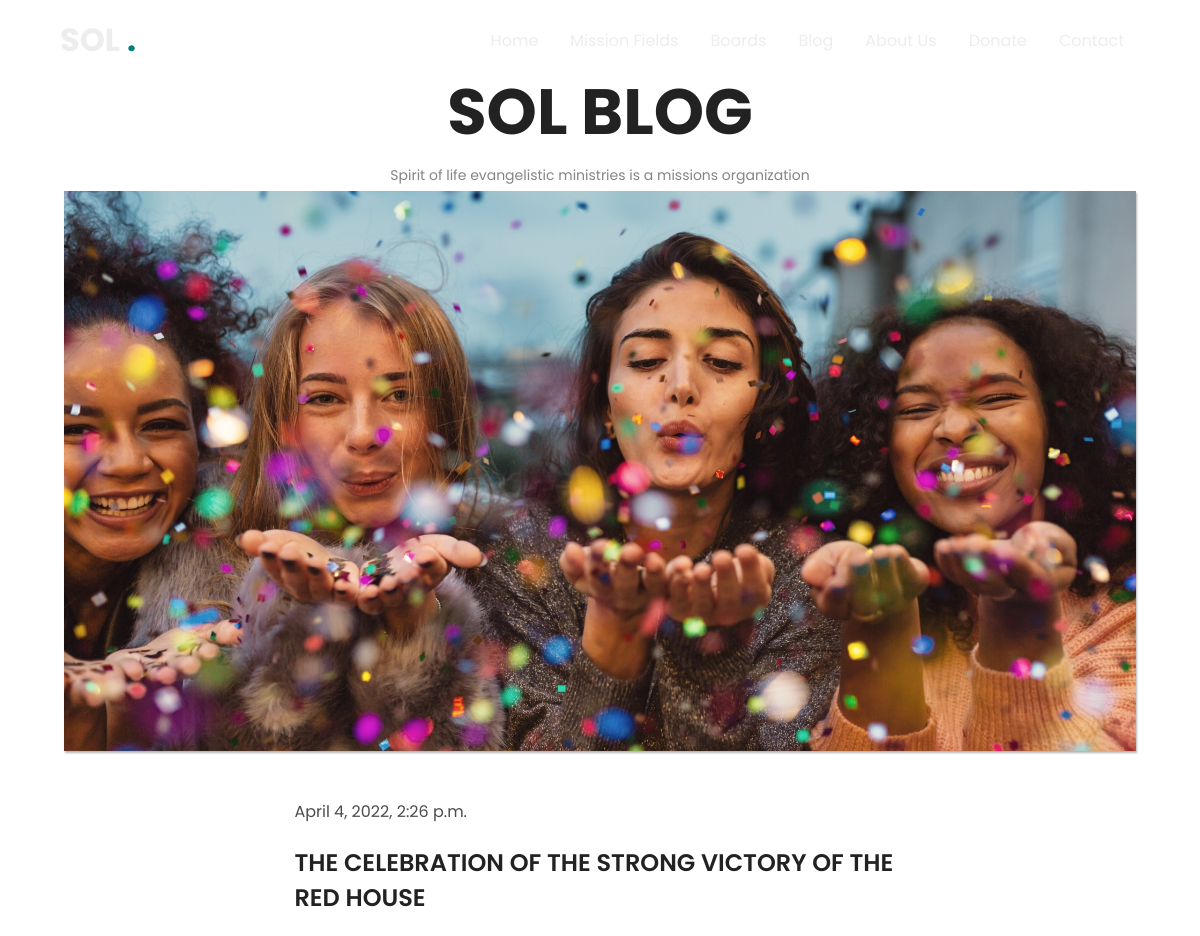
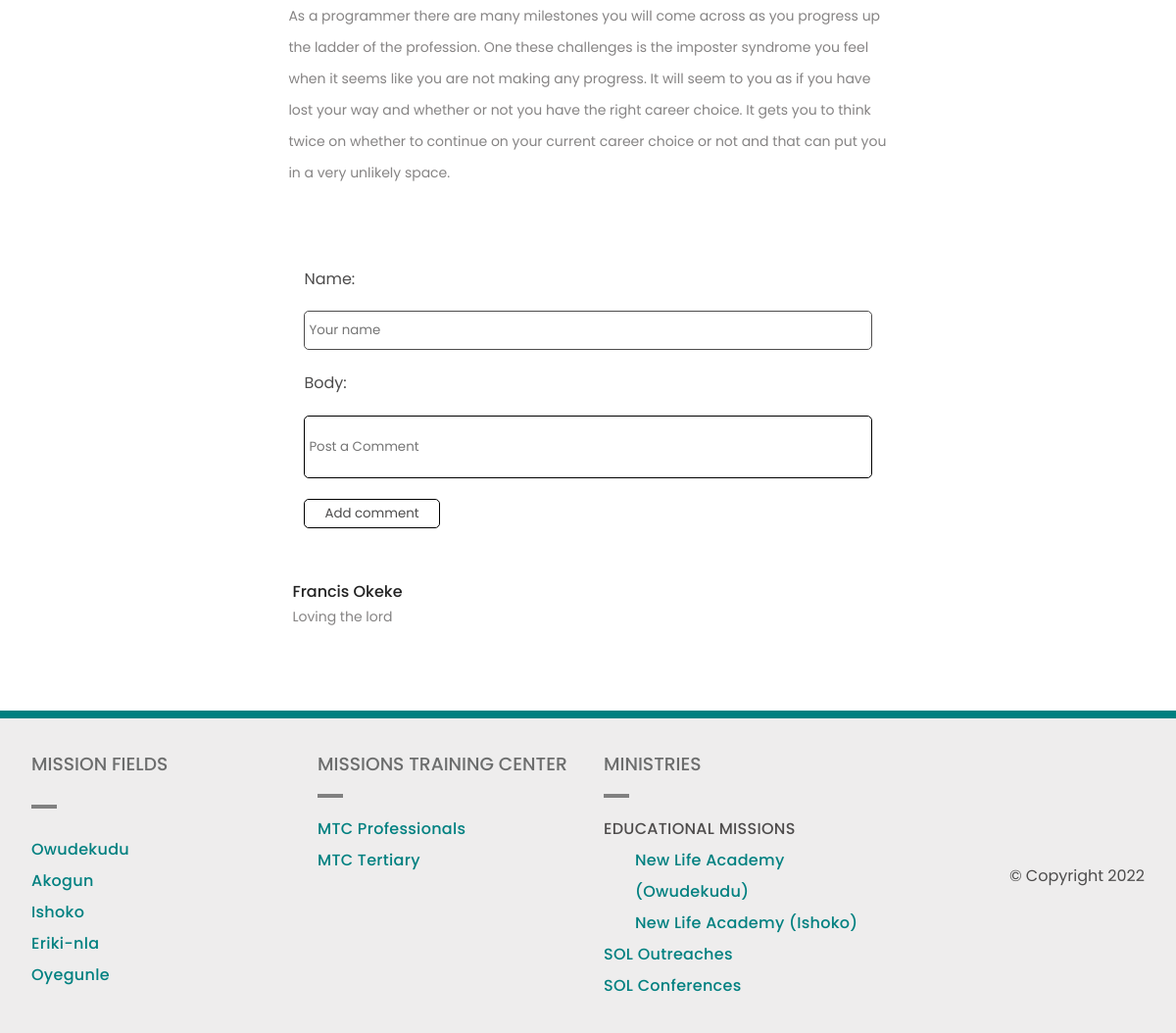
The page /2022/4/4/the-celebration-of-the-strong-victory-of-the-red-house/ on the database its author committed (2 pictures, top to bottom).
### board/models.py (models this page shows, shortened)
class Post(models.Model):
    STATUS_CHOICES = (
        ('draft', 'Draft'),
        ('published', 'Published'),
    )
    title = models.CharField(max_length=250)
    slug = models.CharField(max_length=250, unique_for_date='publish')
    author = models.ForeignKey(User, on_delete=models.CASCADE, related_name='blog_posts')
    body = RichTextField(blank=True, null=True)
    image = models.ImageField(null=True, blank = True, upload_to = "blog/")
    publish = models.DateTimeField(default=timezone.now)
    created = models.DateTimeField(auto_now_add=True)
    updated = models.DateTimeField(auto_now=True)
    status = models.CharField(max_length=10, choices=STATUS_CHOICES, default='draft')
    objects = models.Manager()
    published = PublishedManager()
    class Meta:
        ordering = ('-publish',)

class Comment(models.Model):
    post = models.ForeignKey(Post, related_name='comments', on_delete=models.CASCADE)
    name = models.CharField(max_length=200)
    body = models.TextField()
    date_added = models.DateTimeField(auto_now_add=True)
    updated = models.DateTimeField(auto_now=True)
    active = models.BooleanField(default=True)
    class Meta:
        ordering = ('date_added',)

### board/views.py (the view)
# urls.py: path('<int:year>/<int:month>/<int:day>/<slug:post>/', views.post_detail, name="blog_detail"),
def post_detail(request, year, month, day, post):
    post = get_object_or_404(Post, slug=post,
                             status='published',
                             publish__year=year,
                             publish__month=month,
                             publish__day=day)
    comments = post.comments.filter(active=True)
    new_comment = None
    if request.method == 'POST':
        comment_form = CommentForm(data=request.POST)
        if comment_form.is_valid():
            name = comment_form.cleaned_data['name']
            print(name)
            new_comment = comment_form.save(commit=False)
            new_comment.post = post
            print(new_comment.post)
            new_comment.save()
            comment_form = CommentForm()
    else:
        comment_form = CommentForm()
    context = {'post':post,
               'comments':comments,
               'new_comment':new_comment,
               'comment_form': comment_form}
    template = 'post/sol-blog_detail.html'
    return render(request, template, context)

### board/forms.py
class CommentForm(forms.ModelForm):
    name = forms.CharField(widget=forms.TextInput(attrs={'placeholder':'Your name'}))
    body = forms.CharField(widget=forms.TextInput(attrs={'placeholder':'Post a Comment'}))
    class Meta:
        model = Comment
        fields = ('name', 'body')

### board/templates/post/sol-blog_detail.html (shortened to what this page needs)
{% load static %}
<!DOCTYPE html>
<html lang="en">
  <head>
    <link rel="stylesheet" href="{% static 'css/details.css' %}">
    <link rel="stylesheet" href="{% static 'css/styles.css' %}">
    <link rel="stylesheet" href="{% static 'css/all.min.css' %}">
    <link rel="stylesheet" href="{% static 'css/mq-sol.css' %}">
  </head>
  <body>
    {% include 'header.html' %}
    <div class="blog_contents">
      <div class="container">
        <h1 class="header_title">SOL BLOG</h1>
        <p class="header_subtitle">
          Spirit of life evangelistic ministries is a missions organization
        </p>
      </div>
      <div class="blog_post_image container">
        <img src="{{ post.image.url }}" alt="" width="100%" />
      </div>
      <div class="blog_content grid">
        <span>{{ post.created }}</span>
        <div class="blog_post grid">
          <div class="blog_title">
            {{ post.title }}
          </div>
          <div class="blog_paragraph">
            {{ post.body|safe }}
          </div>
        </div>
      </div>
      <div class="comment_section">
        <form class="grid" action="." method="POST">
          {{ comment_form }}
          <input type="submit" value="Add comment" id="button">
        </form>
      </div>
      <div class="show_comments grid">
        {% for comment in comments %}
        <div class="comment_area">
          <h3> {{ comment.name }} </h3>
          <p> {{ comment.body|linebreaks }} </p>
        </div>
        {% endfor %}
      </div>
    </div>
    <footer class="foot card">
      <div class="mission-fields">
        <h3>Mission Fields</h3>
        <span></span>
        <ul>
          <li><a href="owudekudu.html">Owudekudu</a></li>
          <li><a href="akogun.html">Akogun</a></li>
          <li><a href="ishoko.html">Ishoko</a></li>
          <li><a href="eriki-nla.html">Eriki-nla</a></li>
          <li><a href="oyegunle.html">Oyegunle</a></li>
        </ul>
      </div>
      <div class="mission-training-center">
        <h3>Missions Training Center</h3>
        <span></span>
        <ul>
          <li><a href="#mtc.html">MTC Professionals</a></li>
          <li><a href="#mtc.html">MTC Tertiary</a></li>
        </ul>
      </div>
      <div class="ministries">
        <h3>Ministries</h3>
        <span></span>
        <ul>
          <li>
            <h4>Educational Missions</h4>
            <ul class="inner-list">
              <li>
                <a href="owudekudu.html#education"
                  >New Life Academy (Owudekudu)</a
                >
              </li>
              <li>
                <a href="ishoko.html#education">New Life Academy (Ishoko)</a>
              </li>
            </ul>
          </li>
          <li><a href="#outreaches">SOL Outreaches</a></li>
          <li><a href="#conferences">SOL Conferences</a></li>
        </ul>
      </div>
      <div class="copy">
        <i>&copy; Copyright {% now "Y" %} </i>
      </div>
    </footer>
  </body>
</html>

### static/css/details.css (style rules this page uses)
:root { --header-size: 64px; --medium-size: 24px; --small-size: 16px; --smaller-size: 14px; --text-color: #4d4c4c; --header-color: #222222; --weight-big: 600; --weight-medium: 500; --weight-small: 300; --weight-normal: 400; }
* { box-sizing: border-box; margin: 0; padding: 0; text-decoration: none; color: var(--text-color); font-family: "Montserrat", sans-serif; }
p { font-size: var(--smaller-size); }
.container { width: 90%; margin: 0 auto; }
.grid { display: grid; gap: 1.3rem; }
.blog_contents { min-height: 100vh; padding: 4rem; }
.blog_contents .header_title { font-size: var(--header-size); color: var(--header-color); text-align: center; }
.blog_contents .header_subtitle { text-align: center; }
.blog_contents .blog_post_image { width: 100%; min-height: 60vh; max-height: 70vh; overflow: hidden; display: flex; justify-content: center; align-items: center; box-shadow: 1px 2px 2px rgba(0, 0, 0, 0.3); }
.blog_contents .blog_content { width: 60%; margin: 2rem auto; padding: 1rem; }
.blog_contents .blog_content .blog_title { color: var(--header-color); font-size: var(--medium-size); font-weight: var(--weight-big); }
.blog_contents .blog_content .blog_paragraph { color: var(--text-color); font-size: var(--smaller-size); font-weight: var(--weight-normal); line-height: 24px; }
.blog_contents .comment_section { max-width: 60%; padding: 2rem; margin: 0 auto; }
.blog_contents .comment_section form { width: 100%; }
.blog_contents .comment_section form #id_name { height: 2.5rem; padding: 0.25rem; border: 1.2px solid var(--text-color); border-radius: 5px; outline: none; }
.blog_contents .comment_section form #id_body { height: 4rem; resize: none; border: 1.2px solid black; padding: 0.25rem; border-radius: 5px; }
.blog_contents .comment_section form #button { width: max-content; background-color: transparent; padding: 0.25rem 1.25rem; border-radius: 5px; border: 1.2px solid black; }
.blog_contents .show_comments { width: 60%; max-height: 50vh; overflow: auto; margin: 0 auto; padding: 1.25rem; }
.blog_contents .show_comments .comment_area { width: 100%; display: grid; gap: 0.025rem; }
.blog_contents .show_comments .comment_area h3 { color: var(--header-color); font-size: var(--small-size); font-weight: var(--weight-medium); }
.blog_contents .show_comments .comment_area p { font-weight: var(--weight-normal); line-height: 24px; }

### static/css/styles.css (style rules this page uses)
:root { --teal: teal; --white: #fff; --light: #eeeded; --font-weight-light: 100; --font-weight-medium: 500; --font-weight-heavy: 600; --font-fam-1: "Poppins"; --font-fam-2: "lato"; --font-fam-3: "Montserrat"; }
* { font-family: var(--font-fam-1); padding: 0; margin: 0; box-sizing: border-box; transition-duration: 0.4s; scroll-behavior: smooth; }
body { overflow-x: hidden; }
.container { width: 90%; margin: 0 auto; }
.content h5, p { color: rgb(134, 132, 132); line-height: 2rem; }
.foot { width: 100%; padding: 2rem; display: grid; grid-template-columns: repeat(4, 1fr); background: var(--light); gap: 2rem; border-top: 8px solid teal; }
.foot a { color: teal; text-decoration: none; font-weight: 500; }
.foot h3 { color: rgb(108, 109, 109); text-transform: uppercase; font-weight: 500; margin-bottom: 1rem; }
.foot span { width: 10%; height: 1px; border-bottom: 4px solid grey; margin-bottom: 1rem; }
.foot ul { list-style-type: none; letter-spacing: 0.3px; line-height: 2rem; }
.mission-fields, .ministries { display: grid; grid-template-columns: 1fr; }
.mission-training-center { display: flex; flex-flow: column; }
.ministries .inner-list { padding-left: 2rem; }
.ministries h4 { font-weight: 500; color: rgb(78, 76, 76); text-transform: uppercase; }
.copy { display: flex; flex-flow: column; align-items: flex-end; justify-content: center; }
.copy i { font-style: normal; }

### static/css/about.css (style rules this page uses)
:root { --animation-left: animate-from-left ease-in 0.8s; --animation-bottom: animate-from-bottom ease-in 0.8s; --animation-top: animate-from-top ease-in 0.8s; --animation-right: animate-from-right ease-in 0.8s; }
* { padding: 0; margin: 0; box-sizing: border-box; }

### rows shown on the page
Post: image (picture), created "April 4, 2022, 2:26 p.m.", title "THE CELEBRATION OF THE STRONG VICTORY OF THE RED HOUSE", body "As a programmer there are many milestones you will come across as you progress up the ladder of the profession. One these challenges is the imposter syndrome you feel when it seems like you are not making any progress. It will seem to you as if you have lost your way and whether or not you have the right career choice. It gets you to think twice on whether to continue on your current career choice or not and that can put you in a very unlikely space."
Comment: name "Francis Okeke", body "Loving the lord"
